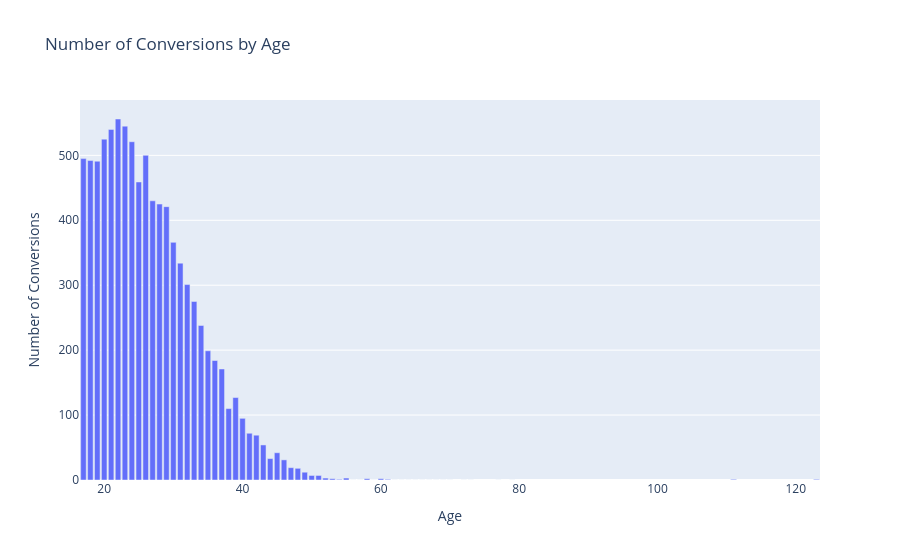

Notebook code cell kept with this figure:
### Code cell
data_age_converted = data_train.groupby("age")["converted"].sum().reset_index()
data_age_converted

fig = px.bar(
    data_age_converted,
    x="age",
    y="converted",
    labels={"age": "Age", "converted": "Number of Conversions"},
    title="Number of Conversions by Age"
)
fig.show()

### Figure 1 — Plotly figure (JSON) as saved in the notebook; plotly's stock layout.template omitted (floating-point values rounded to 4 significant figures)
{"data": [{"hovertemplate": "Age=%{x}<br>Number of Conversions=%{y}<extra></extra>", "legendgroup": "", "marker": {"color": "#636efa", "pattern": {"shape": ""}}, "name": "", "orientation": "v", "showlegend": false, "textposition": "auto", "type": "bar", "x": [17, 18, 19, 20, 21, 22, 23, 24, 25, 26, 27, 28, 29, 30, 31, 32, 33, 34, 35, 36, 37, 38, 39, 40, 41, 42, 43, 44, 45, 46, 47, 48, 49, 50, 51, 52, 53, 54, 55, 56, 57, 58, 59, 60, 61, 62, 63, 64, 65, 66, 67, 68, 69, 70, 72, 73, 77, 79, 111, 123], "xaxis": "x", "y": [495, 492, 491, 525, 540, 556, 545, 521, 459, 500, 430, 425, 421, 366, 334, 301, 275, 238, 199, 184, 171, 110, 127, 95, 72, 69, 54, 33, 42, 31, 19, 18, 12, 7, 7, 3, 2, 1, 3, 0, 0, 2, 0, 2, 1, 0, 0, 0, 0, 0, 0, 0, 0, 0, 0, 0, 0, 0, 1, 1], "yaxis": "y"}], "layout": {"barmode": "relative", "legend": {"tracegroupgap": 0}, "title": {"text": "Number of Conversions by Age"}, "xaxis": {"anchor": "y", "domain": [0, 1], "title": {"text": "Age"}}, "yaxis": {"anchor": "x", "domain": [0, 1], "title": {"text": "Number of Conversions"}}}}
